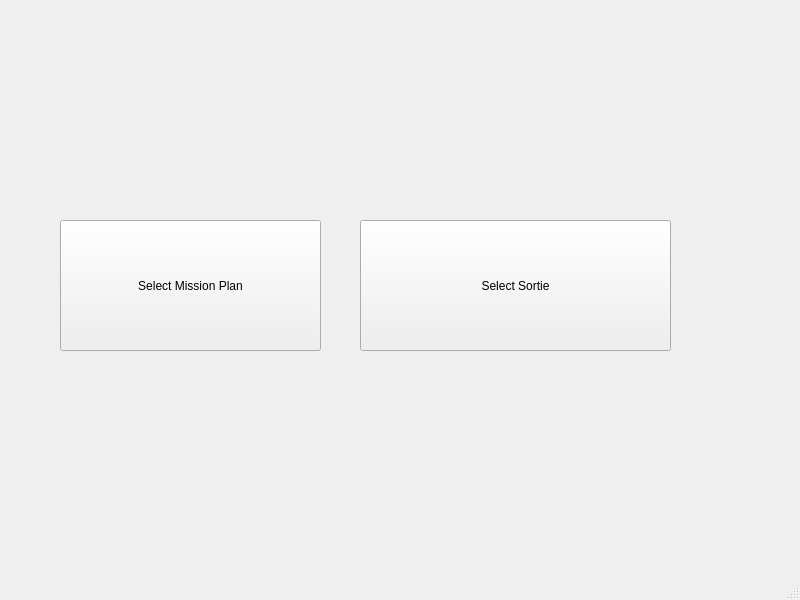
<?xml version="1.0" encoding="UTF-8"?>
<ui version="4.0">
 <class>MainWindow</class>
 <widget class="QMainWindow" name="MainWindow">
  <property name="geometry">
   <rect>
    <x>0</x>
    <y>0</y>
    <width>800</width>
    <height>600</height>
   </rect>
  </property>
  <property name="windowTitle">
   <string>MainWindow</string>
  </property>
  <widget class="QWidget" name="centralwidget">
   <widget class="QPushButton" name="mSelectMPBtn">
    <property name="geometry">
     <rect>
      <x>60</x>
      <y>220</y>
      <width>261</width>
      <height>131</height>
     </rect>
    </property>
    <property name="text">
     <string>Select Mission Plan</string>
    </property>
   </widget>
   <widget class="QPushButton" name="mSelectSortieBtn">
    <property name="geometry">
     <rect>
      <x>360</x>
      <y>220</y>
      <width>311</width>
      <height>131</height>
     </rect>
    </property>
    <property name="text">
     <string>Select Sortie</string>
    </property>
   </widget>
  </widget>
  <widget class="QMenuBar" name="menubar">
   <property name="geometry">
    <rect>
     <x>0</x>
     <y>0</y>
     <width>800</width>
     <height>21</height>
    </rect>
   </property>
  </widget>
  <widget class="QStatusBar" name="statusbar"/>
 </widget>
 <resources/>
 <connections/>
</ui>
